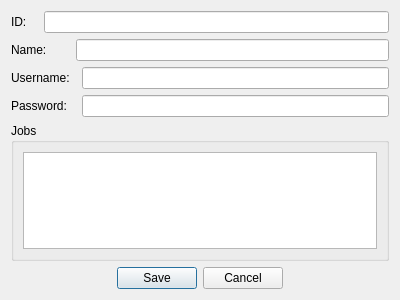
<?xml version="1.0" encoding="UTF-8"?>
<ui version="4.0">
 <class>UserDialog</class>
 <widget class="QDialog" name="UserDialog">
  <property name="geometry">
   <rect>
    <x>0</x>
    <y>0</y>
    <width>400</width>
    <height>300</height>
   </rect>
  </property>
  <property name="windowTitle">
   <string>Dialog</string>
  </property>
  <layout class="QGridLayout" name="gridLayout_3">
   <item row="0" column="0">
    <layout class="QGridLayout" name="gridLayout">
     <item row="0" column="0">
      <widget class="QLabel" name="IdLabel">
       <property name="text">
        <string>ID:</string>
       </property>
      </widget>
     </item>
     <item row="0" column="1" colspan="3">
      <widget class="QLineEdit" name="lineEdit">
       <property name="readOnly">
        <bool>true</bool>
       </property>
      </widget>
     </item>
     <item row="1" column="0" colspan="2">
      <widget class="QLabel" name="NamLabel">
       <property name="text">
        <string>Name:</string>
       </property>
      </widget>
     </item>
     <item row="1" column="2" colspan="2">
      <widget class="QLineEdit" name="lineEdit_2"/>
     </item>
     <item row="2" column="0" colspan="2">
      <widget class="QLabel" name="UsernameLabel">
       <property name="text">
        <string>Username:</string>
       </property>
      </widget>
     </item>
     <item row="2" column="3">
      <widget class="QLineEdit" name="lineEdit_3"/>
     </item>
     <item row="3" column="0" colspan="3">
      <widget class="QLabel" name="PasswordLabel">
       <property name="text">
        <string>Password:</string>
       </property>
      </widget>
     </item>
     <item row="3" column="3">
      <widget class="QLineEdit" name="lineEdit_4"/>
     </item>
    </layout>
   </item>
   <item row="1" column="0">
    <widget class="QGroupBox" name="groupBox">
     <property name="title">
      <string>Jobs</string>
     </property>
     <layout class="QGridLayout" name="gridLayout_2">
      <item row="0" column="0">
       <widget class="QTableView" name="tableView"/>
      </item>
     </layout>
    </widget>
   </item>
   <item row="2" column="0">
    <widget class="QDialogButtonBox" name="buttonBox">
     <property name="standardButtons">
      <set>QDialogButtonBox::Cancel|QDialogButtonBox::Save</set>
     </property>
     <property name="centerButtons">
      <bool>true</bool>
     </property>
    </widget>
   </item>
  </layout>
 </widget>
 <resources/>
 <connections/>
</ui>
